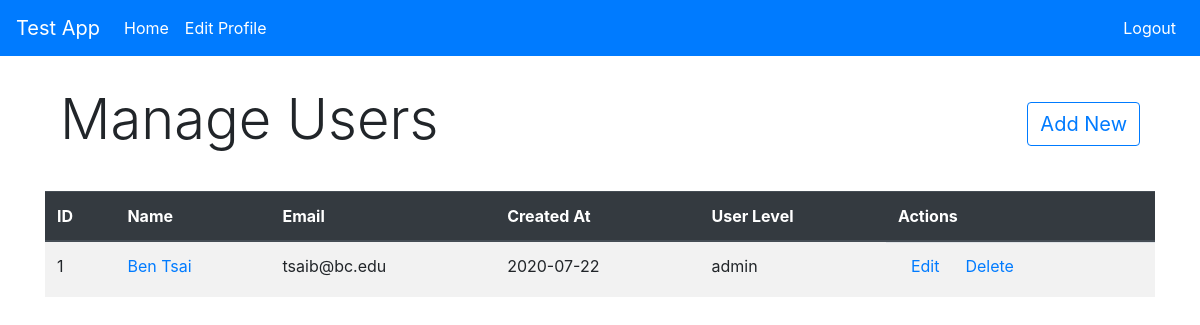
/dashboard (signed in), run on an earlier commit of the app's database.
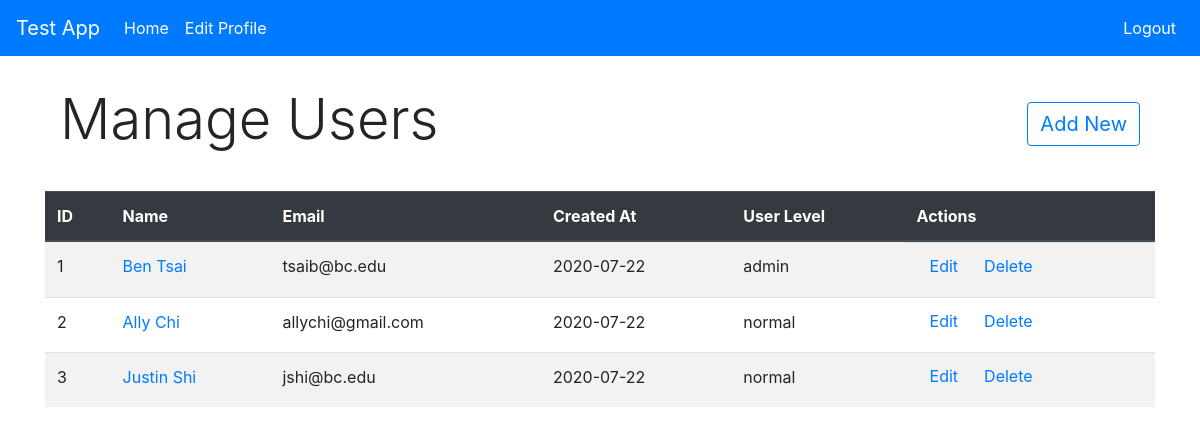
And on a later commit of the database.
### login/models.py (models this page shows)
class User(models.Model):
    first_name = models.CharField(max_length = 255)
    last_name = models.CharField(max_length = 255)
    email = models.CharField(max_length = 255)
    user_level = models.IntegerField()
    password = models.CharField(max_length = 255)
    desc = models.TextField(blank=True)
    created_at = models.DateTimeField(auto_now_add=True)
    updated_at = models.DateTimeField(auto_now=True)
    objects = UserManager()

### login/views.py (the view)
# urls.py: path('dashboard', views.dashboard),
def dashboard(request):
    if 'logged_user' in request.session:
        context = {
            'current_user': User.objects.filter(email = request.session['logged_user']).all().first(),
            'users' : User.objects.all()
        }
        return render(request, 'dashboard.html', context)
    else:
        return redirect('/')

### login/templates/dashboard.html (shortened to what this page needs)
<!DOCTYPE html>
<html lang="en">
    <head>
        <link rel="stylesheet" href="https://stackpath.bootstrapcdn.com/bootstrap/4.5.0/css/bootstrap.min.css">
    </head>
    <body>
        <nav class="navbar navbar-expand-lg navbar-dark bg-primary">
            <a class="navbar-brand" href="#">Test App</a>
            <div class="collapse navbar-collapse " id="navbarNav">
                <ul class="navbar-nav">
                    <li class="nav-item active">
                      <a class="nav-link" href="http://localhost:8000/dashboard">Home <span class="sr-only">(current)</span></a>
                    </li>
                    <li class="nav-item active">
                        <a class="nav-link" href="http://localhost:8000/users/edit">Edit Profile <span class="sr-only">(current)</span></a>
                    </li>
                </ul>
              <ul class="navbar-nav ml-auto">
                <li class="nav-item active">
                  <a class="nav-link" href="http://localhost:8000/logout">Logout<span class="sr-only">(current)</span></a>
                </li>
              </ul>
            </div>
        </nav>
        <div id = "header" class = "container" style = "display: flex; padding: 30px;">
            {% if current_user.user_level == 9 %}
                <h1 class = "display-4">Manage Users</h1>
                <a href="http://localhost:8000/users/new" class = "btn btn-outline-primary ml-auto" style = "font-size: 20px; height: 44px; margin-top: 16px;">Add New</a>
            {% else %}
            <h1 class = "display-4">All Users</h1>
            {% endif %}
        </div>
        <div class = "container">
            <table class = "table table-striped">
                <thead class = "thead-dark">
                    <tr>
                        <th>ID</th>
                        <th>Name</th>
                        <th>Email</th>
                        <th>Created At</th>
                        <th>User Level</th>
                        {% if current_user.user_level == 9 %}
                        <th>Actions</th>
                        {% endif %}
                    </tr>
                </thead>
                <tbody>
                    {% for user in users %}
                    <tr>
                        <td>{{user.id}}</td>
                        <td><a href="http://localhost:8000/users/show/{{user.id}}">{{user.first_name}} {{user.last_name}}</a></td>
                        <td>{{user.email}}</td>
                        <td>{{user.created_at|date:'Y-m-d'}}</td>
                        <td>{% if user.user_level == 9 %} admin {% else %} normal {% endif %}</td>
                        {% if current_user.user_level == 9 %}
                        <td style = "display: flex;"><a href = "http://localhost:8000/users/edit/{{user.id}}" style = "margin-top: -8px;" class = "btn btn-link">Edit</a><form action="" method = "POST">{% csrf_token%}<button style = "margin-top: -8px;" class = "btn btn-link" onclick="confirm('Are you sure you want to delete this user?')">Delete</button></form>
                        {% endif %}
                    </tr>
                    {% endfor %}
                </tbody>
            </table>
        </div>
    </body>
</html>

What changed in the data, as far as the page shows it:
added User: id "2", first_name "Ally", last_name "Chi", email "allychi@gmail.com", created_at "2020-07-22", user_level "normal"
added User: id "3", first_name "Justin", last_name "Shi", email "jshi@bc.edu", created_at "2020-07-22", user_level "normal"
